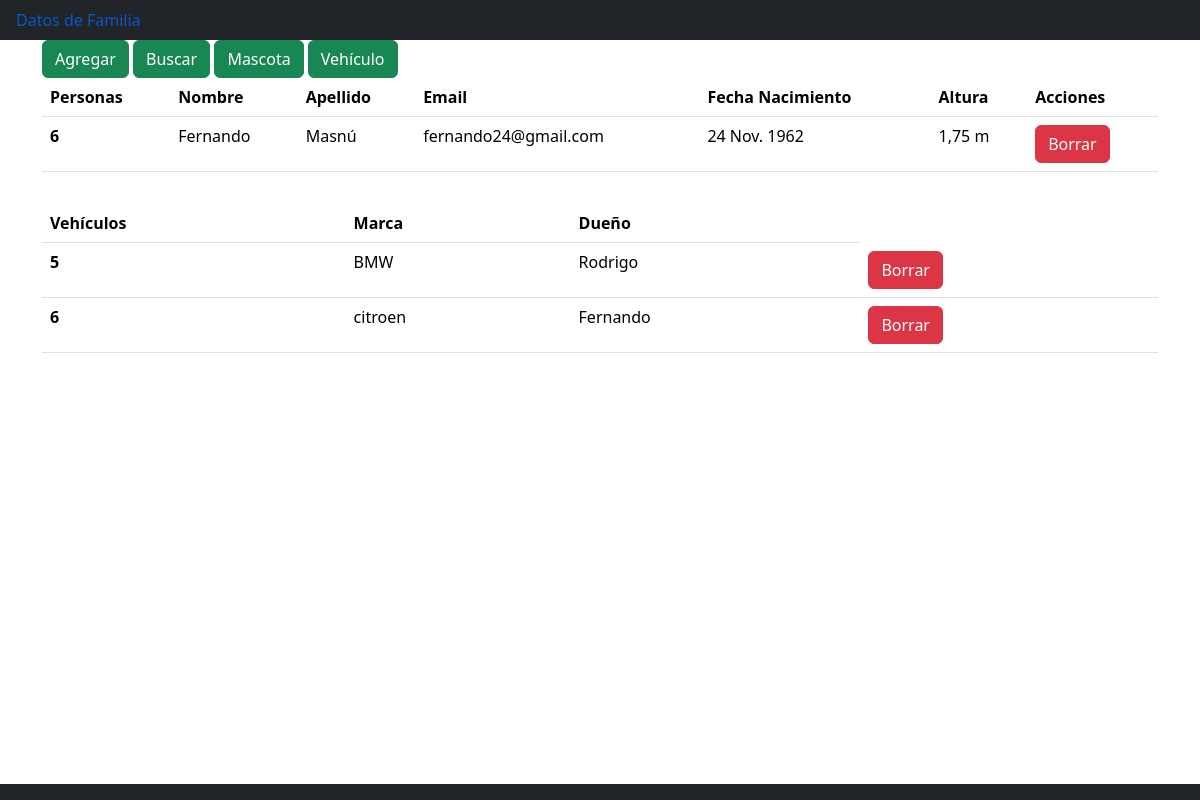
The page / on the database its author committed.
### familia/models.py (models this page shows)
class Persona(models.Model):
    nombre = models.CharField(max_length=100)
    apellido = models.CharField(max_length=100)
    email = models.CharField(max_length=100)
    fecha_nacimiento = models.DateField()
    altura = models.FloatField(default=0.0)

class Vehiculo(models.Model):
    marca = models.CharField(max_length=100)
    dueño = models.CharField(max_length=100)

### familia/views.py (the view)
# urls.py: path('', views.index, name="index"),
def index(request):
    personas = Persona.objects.all()
    mascota = Mascota.objects.all()
    vehiculo = Vehiculo.objects.all()
    template = loader.get_template('familia/lista_familiares.html')
    context = {
        'personas': personas,
        "mascota": mascota,
        "vehiculo": vehiculo,
    }
    return HttpResponse(template.render(context, request))

### familia/templates/familia/lista_familiares.html (shortened to what this page needs)
{% extends "familia/index.html" %}
{% load bootstrap5 %}
{% block cuerpo %}
<div class="container">
  <div class="row">
    <div class="col">
      {% url 'agregar' as agregar_url %}
      {% url 'buscar' as buscar_url %}
      {% url 'mascota' as mascota_url %}
      {% url 'vehiculo' as vehiculo_url %}
      {% bootstrap_button "Agregar" button_class="btn-success" button_type="link" href=agregar_url %}
      {% bootstrap_button "Buscar" button_class="btn-success" button_type="link" href=buscar_url %}
      {% bootstrap_button "Mascota" button_class="btn-success" button_type="link" href=mascota_url %}
      {% bootstrap_button "Vehículo" button_class="btn-success" button_type="link" href=vehiculo_url %}
    <div>
  <div>
  <div class="row">
    <div class="col">
        {% if personas %}
        <table class="table">
            <thead>
                <th scope="col">Personas</th>
                <th scope="col">Nombre</th>
                <th scope="col">Apellido</th>
                <th scope="col">Email</th>
                <th scope="col">Fecha Nacimiento</th>
                <th scope="col">Altura</th>
                <th scope="col">Acciones</th>
            </thead>
            {% for p in personas %}
            <tbody>
                <tr>
                    <th scope="row">{{p.id}} </th>
                    <td> {{p.nombre}} </td>
                    <td> {{p.apellido}} </td>
                    <td> {{p.email}} </td>
                    <td> {{p.fecha_nacimiento}} </td>
                    <td> {{p.altura}} m</td>
                    {% url 'borrar' identificador=p.id as borrar_url %}
                    <td>{% bootstrap_button "Borrar" size="sm" button_class="btn-danger" button_type="link" href=borrar_url %}</td>
                </tr>
            </tbody>
            {% endfor %}
        </table>
        {% else %}
            <p>No tienes datos cargados</p>
        {% endif %}
    </div>
  </div>
</div>
<div class="row">
  <div class="col">
  </div>
</div>
</div>
<div class="row">
  <div class="col">
      {% if vehiculo %}
      <table class="table">
          <thead>
              <th scope="col">Vehículos</th>
              <th scope="col">Marca</th>
              <th scope="col">Dueño</th>
          </thead>
          {% for p in vehiculo %}
          <tbody>
              <tr>
                  <th scope="row">{{p.id}} </th>
                  <td> {{p.marca}} </td>
                  <td> {{p.dueño}} </td>
                  {% url 'borrar' identificador=p.id as borrar_url %}
                  <td>{% bootstrap_button "Borrar" size="sm" button_class="btn-danger" button_type="link" href=borrar_url %}</td>
              </tr>
          </tbody>
          {% endfor %}
      </table>
      {% else %}
          <p></p>
      {% endif %}
  </div>
</div>
</div>
{% endblock %}

### familia/templates/familia/index.html (shortened to what this page needs)
{% load bootstrap5 %}
{% bootstrap_css %}
<ul class="nav bg-dark fixed">
  <li class="nav-item">
    <a class="nav-link active" href="{%url  'index' %}"> Datos de Familia</a>
  </li>
</ul>
{% block  cuerpo %}
{% endblock %}
<ul class="nav bg-dark fixed-bottom justify-content-center">
  <li class="nav-item">
    <a class="nav-link active" href="/familia"></a>
  </li>
</ul>

### rows shown on the page
Persona: id "6", nombre "Fernando", apellido "Masnú", email "fernando24@gmail.com", fecha_nacimiento "24 Nov. 1962", altura "1,75", bootstrap_button "Borrar"
Vehiculo: id "5", marca "BMW", dueño "Rodrigo", bootstrap_button "Borrar"
Vehiculo: id "6", marca "citroen", dueño "Fernando", bootstrap_button "Borrar"
